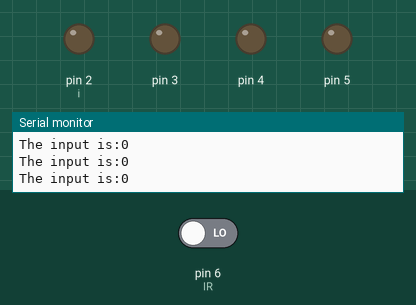
Recording of a sketch running on a simulated Arduino Uno, built with avr-gcc and run on an emulated ATmega328P. Parts: output pins drawn as LEDs (lit = HIGH), the last lines printed to the serial monitor. Inputs (shaded band) come from the test bench; at power-on: pin 6 (IR) LOW.

Above: at 1.3 s.
1.4 s: pin 6 (IR) driven HIGH
At 1.65 s:
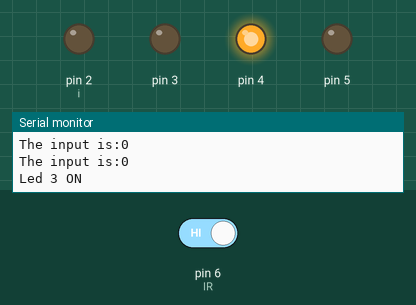
4.4 s: pin 6 (IR) driven LOW
At 5.0 s:
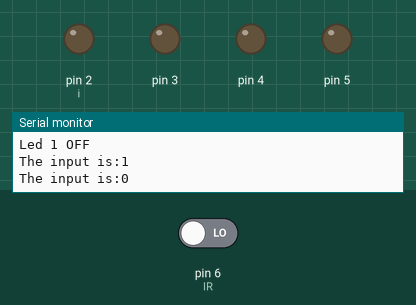
5.9 s: pin 6 (IR) driven HIGH
At 6.45 s:
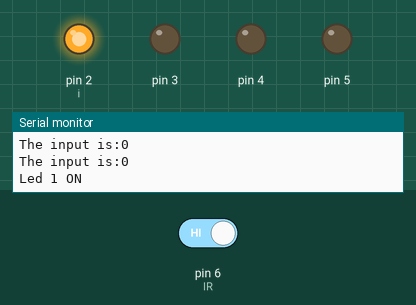
Timing chart, 0 to 14.9 s (numbered marks = the images above; inputs shaded):
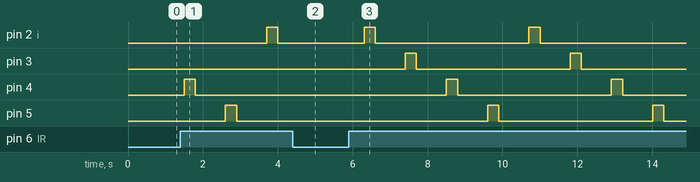

Measured:
- after the input at 1.4 s, pin 2 (i): LOW → HIGH after 2.3 s, → LOW 0.30 s later; pin 4: LOW → HIGH after 0.10 s, → LOW 0.30 s later; pin 5: LOW → HIGH after 1.2 s, → LOW 0.30 s later
- after the input at 4.4 s, pin 3: stays LOW (without the input it goes to HIGH after 0.40 s)
- after the input at 5.9 s, pin 2 (i): alternates HIGH for 0.30 s and LOW for 4.1 s, starting after 0.40 s; pin 3: alternates HIGH for 0.30 s and LOW for 4.1 s, starting after 1.5 s; pin 4: alternates HIGH for 0.30 s and LOW for 4.1 s, starting after 2.6 s; pin 5: alternates HIGH for 0.30 s and LOW for 4.1 s, starting after 3.7 s

The sketch:

IRsensor.ino
```cpp
int i=2;
void setup() {
  // put your setup code here, to run once:
pinMode(2,OUTPUT);//led pin
pinMode(3,OUTPUT);
pinMode(4,OUTPUT);
pinMode(5,OUTPUT);
pinMode(6,INPUT);
Serial.begin(9600);//Function for serial monitor
}

void loop() {
  // put your main code here, to run repeatedly:
Serial.print("The input is:");
Serial.println(digitalRead(6));
delay(500);
if(digitalRead(6))//This means that the IR sensor has sensed something
{
digitalWrite(i,HIGH);
Serial.print("Led ");
Serial.print(i-1);
Serial.println(" ON");
delay(300);
digitalWrite(i,LOW);
Serial.print("Led ");
Serial.print(i-1);
Serial.println(" OFF");
delay(300);
}
i=i+1;
if(i==6)
i=2;}
```
